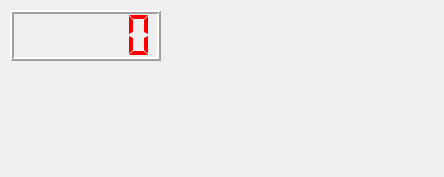
<?xml version="1.0" encoding="UTF-8"?>
<ui version="4.0">
 <class>MainWindow</class>
 <widget class="QMainWindow" name="MainWindow">
  <property name="geometry">
   <rect>
    <x>0</x>
    <y>0</y>
    <width>444</width>
    <height>177</height>
   </rect>
  </property>
  <property name="windowTitle">
   <string>MainWindow</string>
  </property>
  <widget class="QWidget" name="centralWidget">
   <widget class="QLCDNumber" name="lcdNumber">
    <property name="geometry">
     <rect>
      <x>10</x>
      <y>10</y>
      <width>151</width>
      <height>51</height>
     </rect>
    </property>
    <property name="palette">
     <palette>
      <active>
       <colorrole role="WindowText">
        <brush brushstyle="SolidPattern">
         <color alpha="255">
          <red>255</red>
          <green>0</green>
          <blue>0</blue>
         </color>
        </brush>
       </colorrole>
      </active>
      <inactive>
       <colorrole role="WindowText">
        <brush brushstyle="SolidPattern">
         <color alpha="255">
          <red>255</red>
          <green>0</green>
          <blue>0</blue>
         </color>
        </brush>
       </colorrole>
      </inactive>
      <disabled>
       <colorrole role="WindowText">
        <brush brushstyle="SolidPattern">
         <color alpha="255">
          <red>154</red>
          <green>154</green>
          <blue>154</blue>
         </color>
        </brush>
       </colorrole>
      </disabled>
     </palette>
    </property>
    <property name="font">
     <font>
      <underline>false</underline>
     </font>
    </property>
    <property name="lineWidth">
     <number>2</number>
    </property>
    <property name="smallDecimalPoint">
     <bool>true</bool>
    </property>
    <property name="segmentStyle">
     <enum>QLCDNumber::Flat</enum>
    </property>
   </widget>
  </widget>
 </widget>
 <layoutdefault spacing="6" margin="11"/>
 <resources/>
 <connections/>
</ui>
